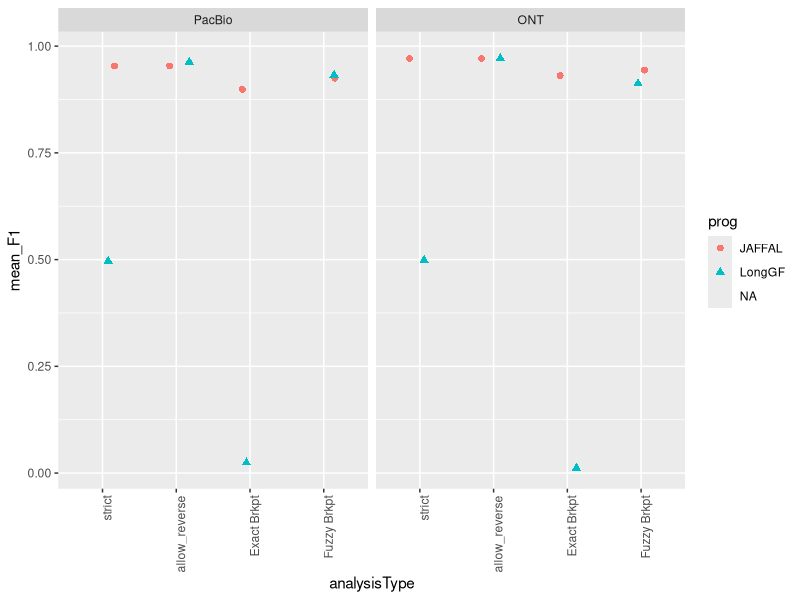
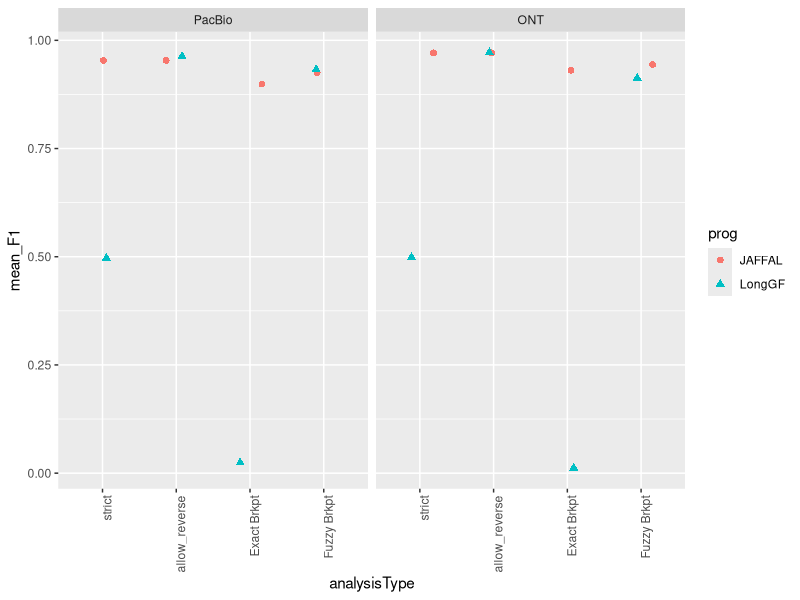
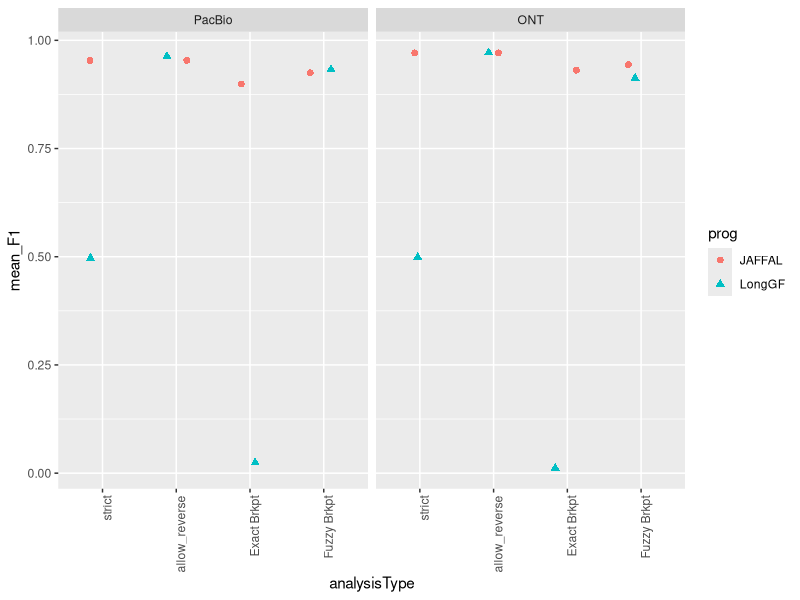

Generate these figures, in order, with R:
## ---- chunk 1
knitr::opts_chunk$set(echo = TRUE)
library(tidyverse)
## ---- chunk 2

pacbio_summary_data = read.table("1b.1.PacBio_simulations/PacBio_sim.combined_results.tsv", header=T, sep="\t")

pacbio_summary_data = pacbio_summary_data %>% mutate(seqTech = "PacBio")


pacbio_summary_data %>% head()
## ---- chunk 3

ONT_summary_data = read.table("1b.2.ONT_simulations/ONT_sim.combined_results.tsv", header=T, sep="\t")

ONT_summary_data = ONT_summary_data %>% mutate(seqTech = "ONT")

ONT_summary_data %>% head()

## ---- chunk 4

combined_data = bind_rows(pacbio_summary_data, ONT_summary_data)


combined_data %>% head()
## ---- chunk 5

combined_data$prog = factor(combined_data$prog, levels = c('ctat-LR-fusion.v0.13.0',
                                                           'JAFFAL',
                                                           'LongGF',
                                                           'fusionseeker_s1',
                                                           'pbfusion_v0.3.1',
                                                           'pbfusion_v0.4.0') )


## ---- chunk 6

combined_data %>%
    mutate(analysisType = factor(analysisType, 
                            levels=c('strict', 'allow_reverse', 'Exact Brkpt', 'Fuzzy Brkpt') )) %>%
    mutate(seqTech = factor(seqTech, levels=c("PacBio", "ONT"))) %>%
     ggplot() +
     geom_jitter(aes(x=analysisType, y=mean_F1, color=prog, shape=prog), width=0.2, height=0, size=rel(2)) +
     facet_wrap(~seqTech) +
     theme(axis.text.x = element_text(angle = 90, hjust = 1)) 



## ---- chunk 7
# mention updated pbfusion v0.4.0 as later updated for improved performance compared to earlier version.


paperfig = combined_data %>%
    filter(prog != "pbfusion_v0.4.0") %>%
    mutate(analysisType = factor(analysisType, 
                            levels=c('strict', 'allow_reverse', 'Exact Brkpt', 'Fuzzy Brkpt') )) %>%
    mutate(seqTech = factor(seqTech, levels=c("PacBio", "ONT"))) %>%
     ggplot() +
     geom_jitter(aes(x=analysisType, y=mean_F1, color=prog, shape=prog), width=0.2, height=0, size=rel(2)) +
     facet_wrap(~seqTech) +
     theme(axis.text.x = element_text(angle = 90, hjust = 1)) 


paperfig




## ---- chunk 8

ggsave(paperfig, filename="pbsim3_bmark.paperfig.pdf", width=8, height=5)
